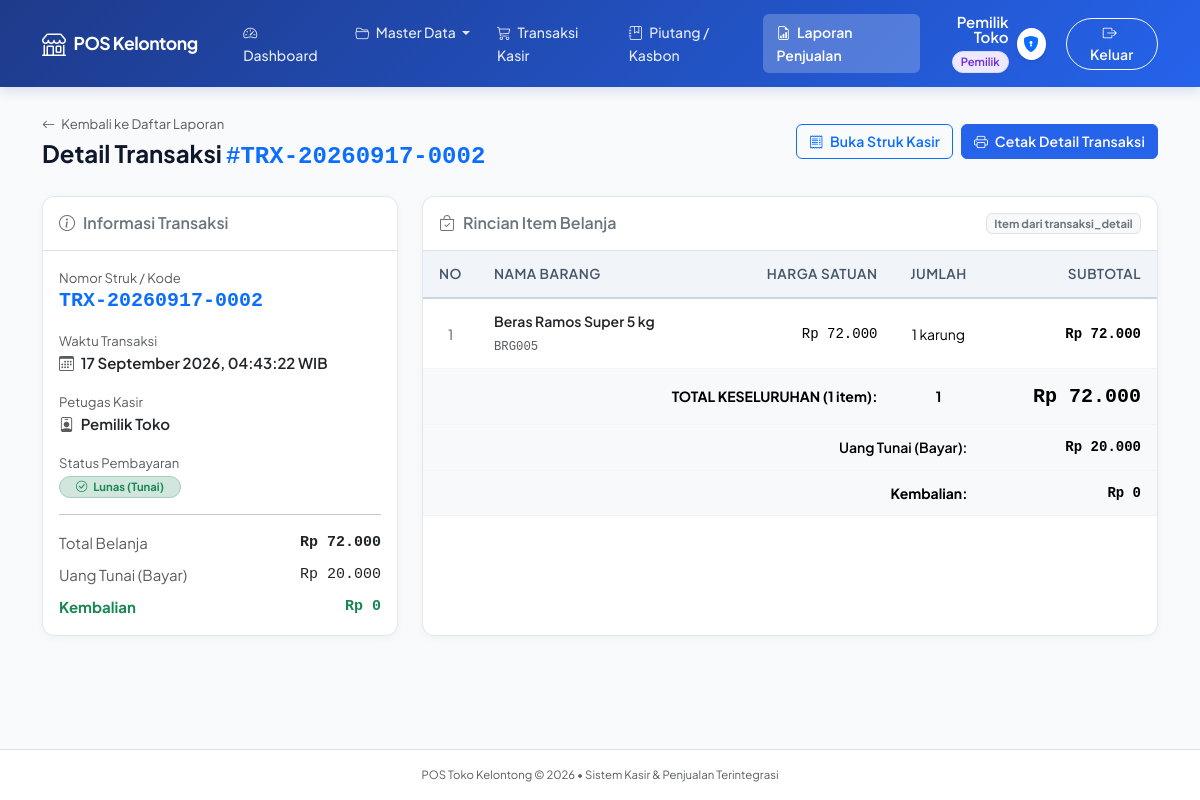
The page /laporan/detail.php?id=4 (signed in) on the database its author committed.
### tables this page shows
CREATE TABLE `transaksi` (
  `id` int(11) NOT NULL,
  `kode_transaksi` varchar(30) NOT NULL,
  `id_kasir` int(11) NOT NULL,
  `metode_pembayaran` enum('tunai','piutang') NOT NULL DEFAULT 'tunai',
  `id_pelanggan` int(11) DEFAULT NULL,
  `total_belanja` decimal(12,2) NOT NULL,
  `uang_bayar` decimal(12,2) NOT NULL,
  `kembalian` decimal(12,2) NOT NULL,
  `created_at` timestamp NOT NULL DEFAULT current_timestamp()
);

CREATE TABLE `users` (
  `id` int(11) NOT NULL,
  `username` varchar(50) NOT NULL,
  `password` varchar(255) NOT NULL,
  `nama_lengkap` varchar(100) NOT NULL,
  `role` enum('pemilik','kasir') NOT NULL DEFAULT 'kasir',
  `pertanyaan_keamanan` varchar(255) DEFAULT NULL,
  `jawaban_keamanan` varchar(255) DEFAULT NULL,
  `created_at` timestamp NOT NULL DEFAULT current_timestamp()
);

CREATE TABLE `transaksi_detail` (
  `id` int(11) NOT NULL,
  `id_transaksi` int(11) NOT NULL,
  `id_barang` int(11) NOT NULL,
  `nama_barang` varchar(150) NOT NULL,
  `harga_satuan` decimal(12,2) NOT NULL,
  `jumlah` int(11) NOT NULL,
  `subtotal` decimal(12,2) NOT NULL
);

CREATE TABLE `barang` (
  `id` int(11) NOT NULL,
  `kode_barang` varchar(20) NOT NULL,
  `id_kategori` int(11) DEFAULT NULL,
  `nama_barang` varchar(150) NOT NULL,
  `harga_beli` decimal(12,2) DEFAULT 0.00,
  `harga_jual` decimal(12,2) NOT NULL,
  `stok` int(11) NOT NULL DEFAULT 0,
  `satuan` varchar(20) DEFAULT 'pcs',
  `created_at` timestamp NOT NULL DEFAULT current_timestamp(),
  `updated_at` timestamp NOT NULL DEFAULT current_timestamp() ON UPDATE current_timestamp()
);

### laporan/detail.php (the view, shortened to what this page needs)
<?php
require_once __DIR__ . '/../template/header.php';
$id_transaksi = (int)($_GET['id'] ?? 0);
$query_trx = "SELECT t.*, u.nama_lengkap AS nama_kasir
              FROM transaksi t
              LEFT JOIN users u ON t.id_kasir = u.id
              WHERE t.id = ?
              LIMIT 1";
$stmt_trx = mysqli_prepare($conn, $query_trx);
mysqli_stmt_bind_param($stmt_trx, "i", $id_transaksi);
mysqli_stmt_execute($stmt_trx);
$res_trx = mysqli_stmt_get_result($stmt_trx);
$trx = mysqli_fetch_assoc($res_trx);
$query_detail = "SELECT td.*, b.kode_barang, b.satuan
                 FROM transaksi_detail td
                 LEFT JOIN barang b ON td.id_barang = b.id
                 WHERE td.id_transaksi = ?
                 ORDER BY td.id ASC";
$stmt_detail = mysqli_prepare($conn, $query_detail);
mysqli_stmt_bind_param($stmt_detail, "i", $id_transaksi);
mysqli_stmt_execute($stmt_detail);
$res_detail = mysqli_stmt_get_result($stmt_detail);
?>
<div class="d-flex flex-column flex-md-row justify-content-between align-items-md-center gap-3 mb-4 btn-action-area no-print">
    <div>
        <a href="index.php" class="text-decoration-none small text-muted mb-1 d-inline-block">
            <i class="bi bi-arrow-left me-1"></i> Kembali ke Daftar Laporan
        </a>
        <h4 class="fw-bold mb-0">
            Detail Transaksi <span class="text-primary font-monospace">#<?= htmlspecialchars($trx['kode_transaksi']) ?></span>
        </h4>
    </div>
    <div class="d-flex gap-2">
        <a href="<?= BASE_URL ?>transaksi/struk.php?id=<?= $trx['id'] ?>" target="_blank" class="btn btn-outline-primary no-print">
            <i class="bi bi-receipt me-1"></i> Buka Struk Kasir
        </a>
        <button type="button" class="btn btn-primary no-print" onclick="window.print();">
            <i class="bi bi-printer me-1"></i> Cetak Detail Transaksi
        </button>
    </div>
</div>
<div class="row g-4">
    <div class="col-lg-4 no-print">
        <div class="card card-custom h-100">
            <div class="card-header bg-white py-3 border-bottom">
                <h6 class="mb-0 fw-semibold text-secondary"><i class="bi bi-info-circle me-2"></i>Informasi Transaksi</h6>
            </div>
            <div class="card-body">
                <div class="mb-3">
                    <span class="text-muted small d-block">Nomor Struk / Kode</span>
                    <h5 class="fw-bold font-monospace text-primary mb-0"><?= htmlspecialchars($trx['kode_transaksi']) ?></h5>
                </div>
                <div class="mb-3">
                    <span class="text-muted small d-block">Waktu Transaksi</span>
                    <span class="fw-semibold text-dark">
                        <i class="bi bi-calendar3 me-1 text-muted"></i>
                        <?= date('d F Y, H:i:s', strtotime($trx['created_at'])) ?> WIB
                    </span>
                </div>
                <div class="mb-3">
                    <span class="text-muted small d-block">Petugas Kasir</span>
                    <span class="fw-semibold text-dark">
                        <i class="bi bi-person-badge me-1 text-muted"></i>
                        <?= htmlspecialchars($trx['nama_kasir'] ?? 'Kasir') ?>
                    </span>
                </div>
                <div class="mb-3">
                    <span class="text-muted small d-block">Status Pembayaran</span>
                    <span class="badge bg-success-subtle text-success border border-success-subtle px-3 py-1 rounded-pill">
                        <i class="bi bi-check-circle me-1"></i> Lunas (Tunai)
                    </span>
                </div>
                <hr>
                <div class="d-flex justify-content-between mb-2">
                    <span class="text-muted">Total Belanja</span>
                    <strong class="font-monospace">Rp <?= number_format($trx['total_belanja'], 0, ',', '.') ?></strong>
                </div>
                <div class="d-flex justify-content-between mb-2">
                    <span class="text-muted">Uang Tunai (Bayar)</span>
                    <span class="font-monospace">Rp <?= number_format($trx['uang_bayar'], 0, ',', '.') ?></span>
                </div>
                <div class="d-flex justify-content-between text-success fw-bold">
                    <span>Kembalian</span>
                    <span class="font-monospace">Rp <?= number_format($trx['kembalian'], 0, ',', '.') ?></span>
                </div>
            </div>
        </div>
    </div>
    <div class="col-lg-8">
        <div class="card card-custom h-100">
            <div class="card-header bg-white py-3 border-bottom d-flex justify-content-between align-items-center no-print">
                <h6 class="mb-0 fw-semibold text-secondary"><i class="bi bi-bag-check me-2"></i>Rincian Item Belanja</h6>
                <span class="badge bg-light text-secondary border">Item dari transaksi_detail</span>
            </div>
            <div class="table-responsive">
                <table class="table table-hover table-custom table-print align-middle mb-0">
                    <thead>
                        <tr>
                            <th class="text-center" style="width: 40px;">No</th>
                            <th>Nama Barang</th>
                            <th class="text-end">Harga Satuan</th>
                            <th class="text-center" style="width: 90px;">Jumlah</th>
                            <th class="text-end">Subtotal</th>
                        </tr>
                    </thead>
                    <tbody>
                        <?php
                        $no = 1;
                        $total_qty = 0;
                        while ($item = mysqli_fetch_assoc($res_detail)):
                            $total_qty += (int)$item['jumlah'];
                        ?>
                            <tr>
                                <td class="text-center text-muted"><?= $no++ ?></td>
                                <td>
                                    <div class="fw-semibold text-dark"><?= htmlspecialchars($item['nama_barang']) ?></div>
                                    <?php if (!empty($item['kode_barang'])): ?>
                                        <small class="font-monospace text-muted"><?= htmlspecialchars($item['kode_barang']) ?></small>
                                    <?php endif; ?>
                                </td>
                                <td class="text-end font-monospace">
                                    Rp <?= number_format($item['harga_satuan'], 0, ',', '.') ?>
                                </td>
                                <td class="text-center">
                                    <?= $item['jumlah'] ?> <?= htmlspecialchars($item['satuan'] ?? 'pcs') ?>
                                </td>
                                <td class="text-end fw-bold font-monospace">
                                    Rp <?= number_format($item['subtotal'], 0, ',', '.') ?>
                                </td>
                            </tr>
                        <?php endwhile; ?>
                    </tbody>
                    <tfoot class="table-light">
                        <tr class="fw-bold">
                            <td colspan="3" class="text-end">TOTAL KESELURUHAN (<?= $total_qty ?> item):</td>
                            <td class="text-center"><?= $total_qty ?></td>
                            <td class="text-end font-monospace fs-5">
                                Rp <?= number_format($trx['total_belanja'], 0, ',', '.') ?>
                            </td>
                        </tr>
                        <tr class="print-only-row">
                            <td colspan="4" class="text-end fw-semibold">Uang Tunai (Bayar):</td>
                            <td class="text-end font-monospace fw-semibold">
                                Rp <?= number_format($trx['uang_bayar'], 0, ',', '.') ?>
                            </td>
                        </tr>
                        <tr class="print-only-row">
                            <td colspan="4" class="text-end fw-bold">Kembalian:</td>
                            <td class="text-end font-monospace fw-bold">
                                Rp <?= number_format($trx['kembalian'], 0, ',', '.') ?>
                            </td>
                        </tr>
                    </tfoot>
                </table>
            </div>
        </div>
    </div>
</div>
<?php
require_once __DIR__ . '/../template/footer.php';
?>

### assets/css/style.css (style rules this page uses)
:root { --pos-blue: #2563eb; --pos-blue-dark: #1d4ed8; --pos-blue-hover: #1e40af; --pos-navy: #1e3a8a; --pos-bg: #f1f5f9; --pos-surface: #ffffff; --pos-text: #0f172a; --pos-text-muted: #475569; --pos-text-light: #94a3b8; --pos-border: #e2e8f0; --pos-border-focus: #93c5fd; --pos-shadow-sm: 0 1px 3px rgba(0,0,0,0.06), 0 1px 2px rgba(0,0,0,0.04); --pos-shadow: 0 4px 12px rgba(0,0,0,0.06), 0 2px 4px rgba(0,0,0,0.04); --pos-shadow-lg: 0 10px 25px rgba(0,0,0,0.08), 0 4px 8px rgba(0,0,0,0.04); --pos-radius-sm: 6px; --pos-radius: 10px; --pos-radius-lg: 14px; --pos-transition: all 0.2s cubic-bezier(0.4, 0, 0.2, 1); --pos-transition-fast: all 0.15s ease; }
*, *::before, *::after { box-sizing: border-box; }
body { font-family: 'Plus Jakarta Sans', -apple-system, BlinkMacSystemFont, 'Segoe UI', Roboto, sans-serif; background-color: var(--pos-bg); color: var(--pos-text); min-height: 100vh; display: flex; flex-direction: column; -webkit-font-smoothing: antialiased; -moz-osx-font-smoothing: grayscale; font-size: 0.9375rem; line-height: 1.6; }
h1, h2, h3, h4, h5, h6 { font-weight: 700; line-height: 1.3; color: var(--pos-text); }
.card-custom { background: var(--pos-surface); border: 1px solid var(--pos-border); border-radius: var(--pos-radius-lg); box-shadow: var(--pos-shadow-sm); transition: box-shadow 0.25s ease; }
.card-header { border-radius: var(--pos-radius-lg) var(--pos-radius-lg) 0 0 !important; }
.btn { font-weight: 600; font-size: 0.875rem; border-radius: var(--pos-radius-sm); transition: var(--pos-transition); letter-spacing: 0.01em; }
.btn-primary { background-color: var(--pos-blue); border-color: var(--pos-blue); }
.table { font-size: 0.875rem; color: var(--pos-text); }
.table-custom th, .table th { background-color: #f8fafc; color: var(--pos-text-muted); font-weight: 700; font-size: 0.775rem; text-transform: uppercase; letter-spacing: 0.6px; border-bottom: 2px solid var(--pos-border); padding: 0.75rem 1rem; white-space: nowrap; }
.table td { padding: 0.7rem 1rem; vertical-align: middle; border-color: #f1f5f9; }
.table-responsive { -webkit-overflow-scrolling: touch; }

### template/header.php (style rules this page uses)
body { font-family: 'Plus Jakarta Sans', sans-serif; background-color: #f8fafc; color: #1e293b; min-height: 100vh; display: flex; flex-direction: column; }
.card-custom { border: 1px solid #e2e8f0; border-radius: 12px; box-shadow: 0 2px 8px rgba(0, 0, 0, 0.04); background: #ffffff; }
.table-custom th { background-color: #f1f5f9; color: #475569; font-weight: 600; font-size: 0.85rem; text-transform: uppercase; letter-spacing: 0.5px; border-bottom: 2px solid #cbd5e1; }

### rows shown on the page
transaksi: kode_transaksi "TRX-20260917-0002", created_at "17 September 2026, 04:43:22", id_kasir.nama_lengkap "Pemilik Toko", total_belanja "72.000", uang_bayar "20.000", kembalian "0"
transaksi_detail: nama_barang "Beras Ramos Super 5 kg", id_barang.kode_barang "BRG005", harga_satuan "72.000", jumlah "1", id_barang.satuan "karung", subtotal "72.000"

### other values the page prints
$user_nama "Pemilik Toko"
$user_role "Pemilik"
$total_qty "1"
